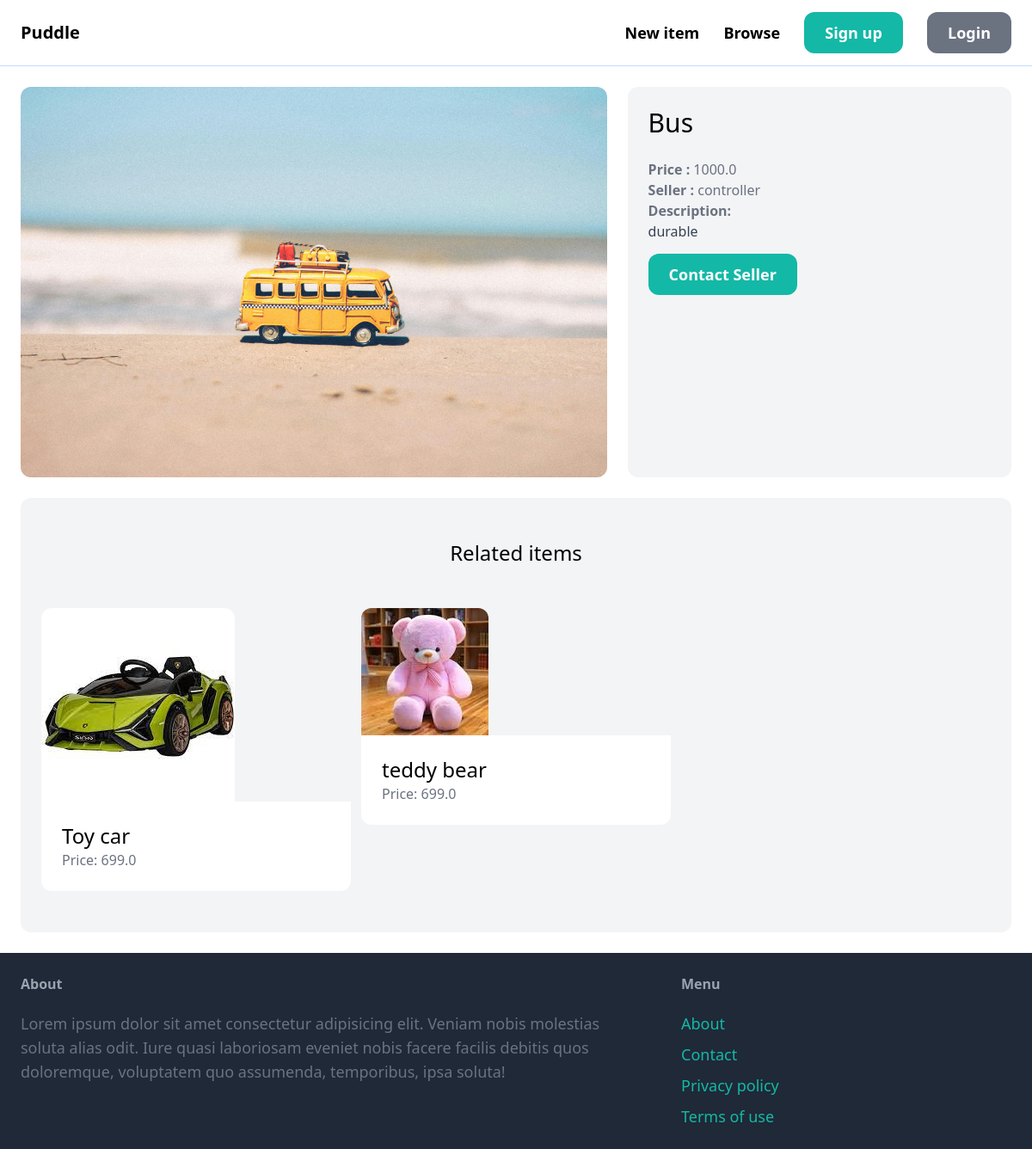
The page /items/16/ on the database its author committed.
### item/models.py (models this page shows, shortened)
class Item(models.Model):
    category=models.ForeignKey(Category,related_name='items',on_delete=models.CASCADE)
    name=models.CharField(max_length=100)
    description=models.TextField(blank=True,null=True)
    price=models.FloatField()
    is_sold=models.BooleanField(default=False)
    created_by=models.ForeignKey(User,related_name='items',on_delete=models.CASCADE)
    created_at=models.DateTimeField(auto_now_add=True)
    image=models.ImageField(upload_to='item_images',blank=True,null=True)
    class Meta:
        ordering=('name',)

### item/views.py (the view)
# urls.py: path('<int:pk>/',detail, name='detail'),
def detail(request,pk):
    item=get_object_or_404(Item,pk=pk)
    related_items=Item.objects.filter(category=item.category,is_sold=False).exclude(pk=pk)[0:3]
    return render(request,'item/detail.html',{'item':item,'related_items':related_items,})

### item/templates/item/detail.html (shortened to what this page needs)
{% extends 'core/base.html' %}
{% block content %}
<div class="grid grid-cols-5 gap-6">
    <div class="col-span-3">
        <img src="{{item.image.url}}" class="rounded-xl">
    </div>
    <div class="col-span-2 p-6 bg-gray-100 rounded-xl">
        <h1 class="mb-6 text-3xl">{{item.name}}</h1>
        <p class="text-gray-500"><strong>Price : </strong>{{item.price}}</p>
        <p class="text-gray-500"><strong>Seller : </strong>{{item.created_by.username}}</p>
        {% if item.description %}
            <p class="text-gray-700">
            <strong class="text-gray-500">Description:</strong><br>
            {{item.description}}
            </p>
        {% endif %}
        {% if request.user == item.created_by %}
        <br>
           <div class="mt-6 p-6 bg-white rounded-xl">
            <p class="mb-6 text-3xl">This is your item</p>
            <a href="{% url 'item:edit' item.id%}" class="px-6 py-3 text-lg font-semibold bg-blue-500 text-white rounded-xl hover:bg-teal-700">Edit</a>
            <a href="{% url 'item:delete' item.id%}" class="px-6 py-3 text-lg font-semibold bg-red-500 text-white rounded-xl hover:bg-teal-700">Delete</a>
           </div>
        {% else %}
        <br>
        <a href="{% url 'conversation:new' item.id %}" class="px-6 py-3 text-lg font-semibold bg-teal-500 text-white rounded-xl hover:bg-teal-700">Contact Seller</a>
        {% endif %}
    </div>
</div>
<div class="mt-6 px-6 py-12 bg-gray-100 rounded-xl">
    <h2 class="mb-12 text-2xl text-center">Related items</h2>
    <div class="grid grid-cols-3 gap-3">
        {%for item in related_items%}
        <div>
            <a href="{% url 'item:detail' item.id %}">
                <div>
                    <img src="{{item.image.url}}" class="rounded-t-xl">
                </div>
                <div class="p-6 bg-white rounded-b-xl">
                    <h2 class="text-2xl">{{item.name}}</h2>
                    <p class="text-gray-500">Price: {{item.price}}</p>
                </div>
            </a>
        </div>
        {% endfor %}
    </div>
</div>
{% endblock %}

### rows shown on the page
Item: image (picture), name "Bus", price "1000.0", created_by.username "controller", description "durable"
Item: image (picture), name "Toy car", price "699.0"
Item: image (picture), name "teddy bear", price "699.0"
